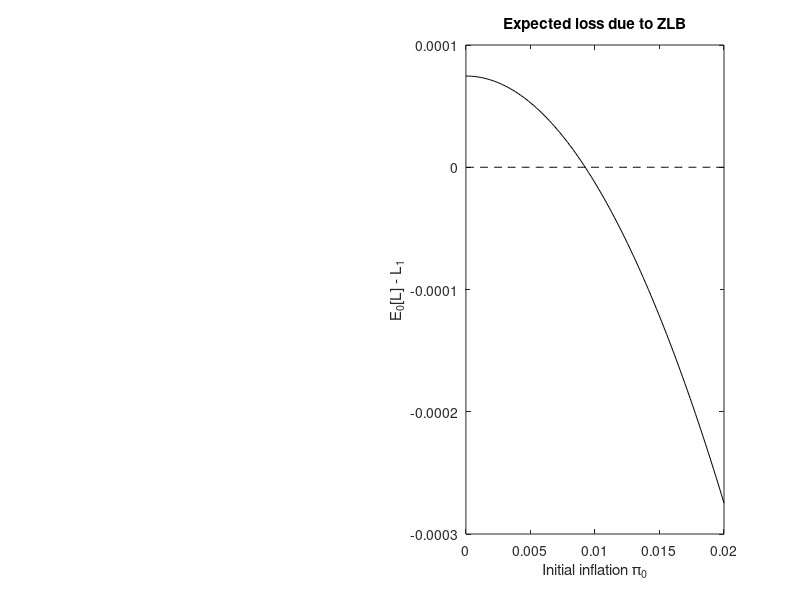

The MATLAB script that drew this image:
%OBC Example 1 in the paper: solution 'by hand'. Based on Example 2 from Holden (2022, ReStat).
%Written by Michael Hatcher (m.c.hatcher@soton.ac.uk). Any errors are my own.

clc, clear

%Calibration
r = 0.005;
phi = 2;
psi = 0.93;

n_loop = 100;
pi0_stack = linspace(1e-5,0.02,n_loop);

%Loss function
prob = 0.25;
T_sim = 5000;  %Time horizon
betta = 0.99;  %Discount factor
Loss = NaN(n_loop,1); Loss_slack = Loss; Loss_diff = Loss; Zero = Loss;

for i=1:n_loop

    pi_0 = pi0_stack(i);

    %Find stable root
    p = [-1 phi -psi]; coefs = roots(p);
    omeg = min(abs(coefs));  
    omega_check = 1-sqrt(1-psi) - omeg;

    T_sim = 5000;  
    pi = NaN(T_sim,1); pi_bind = pi; int = pi; int_bind = pi; int_star = pi; int_bind_star = pi;
    pi_series = pi; pi_bind_series = pi;
    Time = 0:T_sim; 

    %Period 1
    pi(1) = omeg*pi_0;
    pi_bind(1) = -r/omeg;

    pi_series(1) = pi(1)^2;
    pi_bind_series(1) = pi_bind(1)^2;

    %Periods 2 onwards
    for t=2:T_sim
    
        pi(t) = omeg*pi(t-1);   
        pi_bind(t) = omeg*pi_bind(t-1);

        pi_series(t) = betta^(t-1)*pi(t)^2;
        pi_bind_series(t) = betta^(t-1)*pi_bind(t)^2;
    
    end

Loss(i) = prob*sum(pi_series) + (1-prob)*sum(pi_bind_series);
Loss_slack(i) = sum(pi_series); 
Loss_diff(i) = Loss(i) - Loss_slack(i);
Zero(i) = 0;

end


figure(1)
subplot(1,2,2), plot(pi0_stack,Zero,'--k'), hold on, plot(pi0_stack,Loss_diff,'k') 
xlabel('Initial inflation \pi_0'), ylabel('E_0[L] - L_1'), title('Expected loss due to ZLB'), hold on,
%plot(prob,Line1,'--k'), plot(prob,Line2,'--k')


   